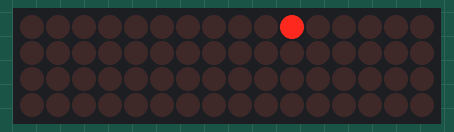
Simulated run of this sketch. Board: Arduino Uno, built with avr-gcc and run on an emulated ATmega328P. Parts: 16×4 LED matrix. Wiring (inferred from the names in the program): LED cube drawn one layer per row (orientation assumed): layers pin 2, pin 3, pin 4, pin 5; columns pin 6, pin 7, pin 8, pin 9, pin 10, pin 11, pin 12, pin 13, A0, A1, A2, A3, A4, A5, pin 0, pin 1.

Above: at 0.31 s.
At 0.88 s:
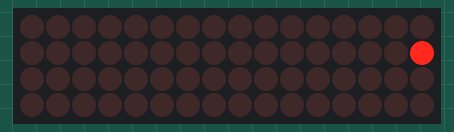
At 1.46 s:
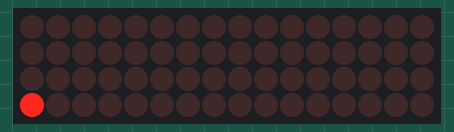
At 1.92 s:
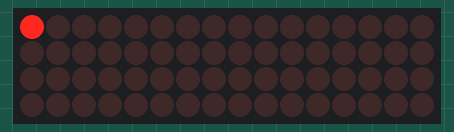

The sketch:

LED_Cube_diagonal_Move.ino
```cpp
// 4×4×4 LED Cube – diagonal Move

// == Pin Definitions ==
const int columnPins[16] = {
  6,  7,  8,  9,
  10, 11, 12, 13,
  A0, A1, A2, A3,
  A4, A5, 0,  1
};
const int layerPins[4] = { 2, 3, 4, 5 };  // NPN transistor bases

void setup() {
  // Columns OFF (anodes LOW)
  for (int c = 0; c < 16; c++) {
    pinMode(columnPins[c], OUTPUT);
    digitalWrite(columnPins[c], LOW);
  }
  // Layers OFF (transistors off = LOW)
  for (int l = 0; l < 4; l++) {
    pinMode(layerPins[l], OUTPUT);
    digitalWrite(layerPins[l], LOW);
  }
}

void loop() {
diagonalMove();
  delay(10);
}

// 🔺 Diagonal Move Animation (Common‑Cathode w/ NPN Low‑Side)
//   – Moves a single diagonal dot across each layer in turn.

void diagonalMove() {
  const int STEP_DELAY = 100;  // ms each LED stays lit
  const int LAYER_DELAY = 50;  // ms gap between layers

  // 1) Ensure all layers off & all columns off
  for (int ll = 0; ll < 4; ll++)   digitalWrite(layerPins[ll], LOW);
  for (int c  = 0; c  < 16; c++)   digitalWrite(columnPins[c], LOW);

  // 2) For each layer 0→3
  for (int i = 0; i < 4; i++) {
    // Activate layer i
    digitalWrite(layerPins[i], HIGH);

    // Move a dot along the diagonal (0,5,10,15)
    for (int j = 0; j < 4; j++) {
      int idx = j * 4 + j;    // indices 0,5,10,15
      digitalWrite(columnPins[idx], HIGH);
      delay(STEP_DELAY);
      digitalWrite(columnPins[idx], LOW);
    }

    // Deactivate layer i
    digitalWrite(layerPins[i], LOW);

    // Small gap before next layer
    delay(LAYER_DELAY);
  }
}
```

Measured:
- by itself, everything shown: repeats every 1.8 s, in 16 steps
